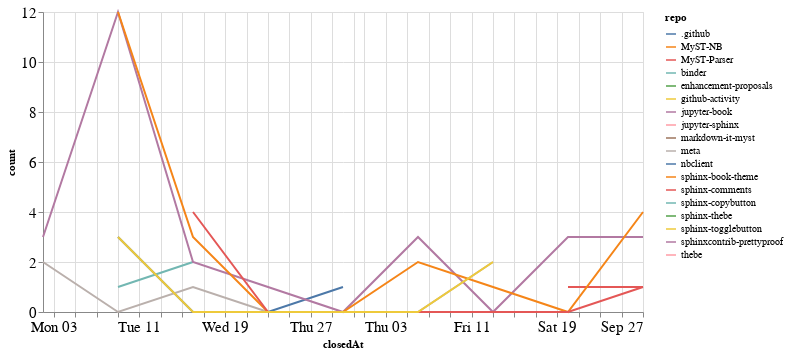

Notebook source saved alongside this figure:
### Code cell
closed_by_time = closed_by.groupby('repo').resample('W', on='closedAt').count()['author'].reset_index()
closed_by_time = closed_by_time.rename(columns={'author': 'count'})

alt.Chart(closed_by_time, width=600).mark_line().encode(
    x='closedAt',
    y='count',
    color='repo',
    tooltip="repo"
)

### Figure 1 — Vega-Lite specification as saved in the notebook (floating-point values rounded to 4 significant figures)
{"config": {"axisLeft": {"labelFontSize": 15}, "axisBottom": {"labelFontSize": 15}}, "data": {"name": "data-4e7fdb075f8f484f0607a3230a1e768f"}, "mark": "line", "encoding": {"color": {"type": "nominal", "field": "repo"}, "tooltip": {"type": "nominal", "field": "repo"}, "x": {"type": "temporal", "field": "closedAt"}, "y": {"type": "quantitative", "field": "count"}}, "width": 600, "$schema": "https://vega.github.io/schema/vega-lite/v4.8.1.json", "datasets": {"data-4e7fdb075f8f484f0607a3230a1e768f": [{"repo": ".github", "closedAt": "2020-08-09T00:00:00", "count": 3}, {"repo": ".github", "closedAt": "2020-08-16T00:00:00", "count": 0}, {"repo": ".github", "closedAt": "2020-08-23T00:00:00", "count": 0}, {"repo": ".github", "closedAt": "2020-08-30T00:00:00", "count": 1}, {"repo": "MyST-NB", "closedAt": "2020-09-06T00:00:00", "count": 1}, {"repo": "MyST-Parser", "closedAt": "2020-09-20T00:00:00", "count": 1}, {"repo": "MyST-Parser", "closedAt": "2020-09-27T00:00:00", "count": 1}, {"repo": "binder", "closedAt": "2020-08-09T00:00:00", "count": 1}, {"repo": "binder", "closedAt": "2020-08-16T00:00:00", "count": 2}, {"repo": "enhancement-proposals", "closedAt": "2020-08-30T00:00:00", "count": 1}, {"repo": "github-activity", "closedAt": "2020-08-09T00:00:00", "count": 2}, {"repo": "jupyter-book", "closedAt": "2020-08-02T00:00:00", "count": 3}, {"repo": "jupyter-book", "closedAt": "2020-08-09T00:00:00", "count": 12}, {"repo": "jupyter-book", "closedAt": "2020-08-16T00:00:00", "count": 2}, {"repo": "jupyter-book", "closedAt": "2020-08-23T00:00:00", "count": 1}, {"repo": "jupyter-book", "closedAt": "2020-08-30T00:00:00", "count": 0}, {"repo": "jupyter-book", "closedAt": "2020-09-06T00:00:00", "count": 3}, {"repo": "jupyter-book", "closedAt": "2020-09-13T00:00:00", "count": 0}, {"repo": "jupyter-book", "closedAt": "2020-09-20T00:00:00", "count": 3}, {"repo": "jupyter-book", "closedAt": "2020-09-27T00:00:00", "count": 3}, {"repo": "jupyter-sphinx", "closedAt": "2020-09-27T00:00:00", "count": 1}, {"repo": "markdown-it-myst", "closedAt": "2020-08-09T00:00:00", "count": 1}, {"repo": "meta", "closedAt": "2020-08-02T00:00:00", "count": 2}, {"repo": "meta", "closedAt": "2020-08-09T00:00:00", "count": 0}, {"repo": "meta", "closedAt": "2020-08-16T00:00:00", "count": 1}, {"repo": "meta", "closedAt": "2020-08-23T00:00:00", "count": 0}, {"repo": "meta", "closedAt": "2020-08-30T00:00:00", "count": 0}, {"repo": "meta", "closedAt": "2020-09-06T00:00:00", "count": 0}, {"repo": "meta", "closedAt": "2020-09-13T00:00:00", "count": 2}, {"repo": "nbclient", "closedAt": "2020-09-13T00:00:00", "count": 1}, {"repo": "sphinx-book-theme", "closedAt": "2020-08-09T00:00:00", "count": 12}, {"repo": "sphinx-book-theme", "closedAt": "2020-08-16T00:00:00", "count": 3}, {"repo": "sphinx-book-theme", "closedAt": "2020-08-23T00:00:00", "count": 0}, {"repo": "sphinx-book-theme", "closedAt": "2020-08-30T00:00:00", "count": 0}, {"repo": "sphinx-book-theme", "closedAt": "2020-09-06T00:00:00", "count": 2}, {"repo": "sphinx-book-theme", "closedAt": "2020-09-13T00:00:00", "count": 1}, {"repo": "sphinx-book-theme", "closedAt": "2020-09-20T00:00:00", "count": 0}, {"repo": "sphinx-book-theme", "closedAt": "2020-09-27T00:00:00", "count": 4}, {"repo": "sphinx-comments", "closedAt": "2020-08-16T00:00:00", "count": 4}, {"repo": "sphinx-comments", "closedAt": "2020-08-23T00:00:00", "count": 0}, {"repo": "sphinx-comments", "closedAt": "2020-08-30T00:00:00", "count": 0}, {"repo": "sphinx-comments", "closedAt": "2020-09-06T00:00:00", "count": 0}, {"repo": "sphinx-comments", "closedAt": "2020-09-13T00:00:00", "count": 0}, {"repo": "sphinx-comments", "closedAt": "2020-09-20T00:00:00", "count": 0}, {"repo": "sphinx-comments", "closedAt": "2020-09-27T00:00:00", "count": 1}, {"repo": "sphinx-copybutton", "closedAt": "2020-09-27T00:00:00", "count": 1}, {"repo": "sphinx-thebe", "closedAt": "2020-08-16T00:00:00", "count": 1}, {"repo": "sphinx-togglebutton", "closedAt": "2020-08-09T00:00:00", "count": 3}, {"repo": "sphinx-togglebutton", "closedAt": "2020-08-16T00:00:00", "count": 0}, {"repo": "sphinx-togglebutton", "closedAt": "2020-08-23T00:00:00", "count": 0}, {"repo": "sphinx-togglebutton", "closedAt": "2020-08-30T00:00:00", "count": 0}, {"repo": "sphinx-togglebutton", "closedAt": "2020-09-06T00:00:00", "count": 0}, {"repo": "sphinx-togglebutton", "closedAt": "2020-09-13T00:00:00", "count": 2}, {"repo": "sphinxcontrib-prettyproof", "closedAt": "2020-09-27T00:00:00", "count": 1}, {"repo": "thebe", "closedAt": "2020-08-16T00:00:00", "count": 1}]}}
